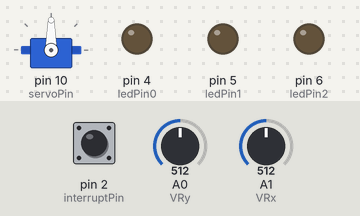
Bench run of a sketch on a simulated Arduino Uno, built with avr-gcc and run on an emulated ATmega328P. On the bench: servo, output pins drawn as LEDs (lit = HIGH). Inputs (shaded band) come from the test bench; at power-on: pin 2 (interruptPin) HIGH, A1 (VRx) = 512, A0 (VRy) = 512.

Above: at 1.2 s.
1.3 s: pin 2 (interruptPin) pulled LOW for 0.15 s
At 2.4 s:
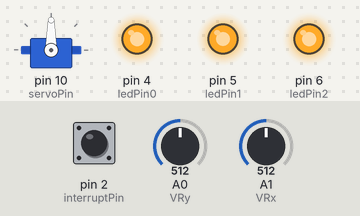
2.9 s: A1 (VRx) set to 716
At 3.7 s:
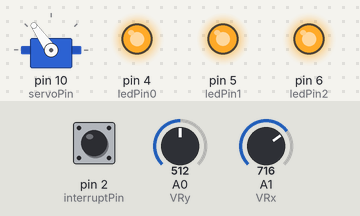
4.4 s: A1 (VRx) set to 900
At 4.8 s:
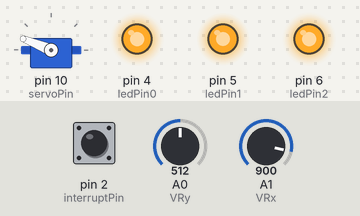
5.9 s: pin 2 (interruptPin) pulled LOW for 1 s
At 8.1 s:
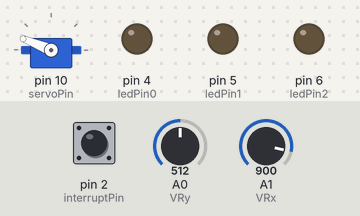
8.4 s: A0 (VRy) set to 716
At 9.1 s:
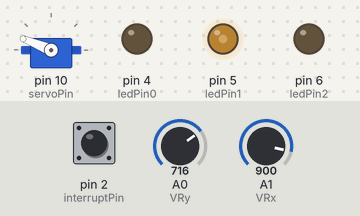
9.9 s: A1 (VRx) set to 1023
At 10.2 s:
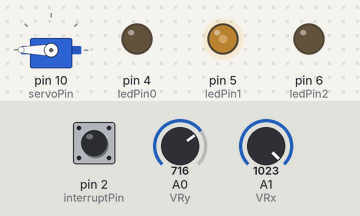
Timing chart, 0 to 12.4 s (numbered marks = the images above; inputs shaded):
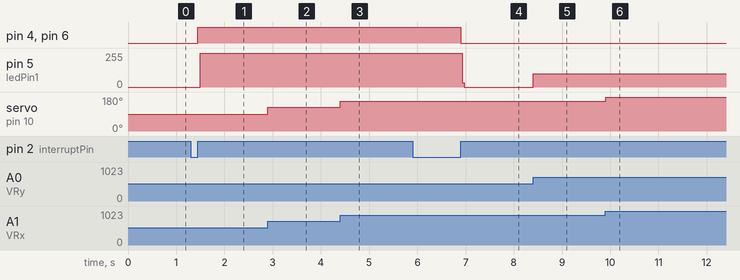

The sketch:

interrupciones_opciona.ino
```cpp
/*
Modificar el programa para que cada vez que se presiona el botón del Joystick se prendan todos los leds y estos queden prendidos. Cuando se presione nuevamente, estos se deben apagar.
*/
#include <Servo.h>
Servo servo1;
const int servoPin = 10;
const byte interruptPin = 2;
volatile byte button = 0;
const int ledPin0 = 4;
const int ledPin1 = 5;
const int ledPin2 = 6;
const int VRy = A0;
const int VRx = A1;
const int SW = 2;
int time_stamp = 0; // Usamos time_stamp para solucionar el problema con las interrupciones

void setup() {
  servo1.attach(servoPin);
  pinMode(ledPin0, OUTPUT);
  pinMode(ledPin1, OUTPUT);
  pinMode(ledPin2, OUTPUT);
  pinMode(interruptPin, INPUT_PULLUP);
  attachInterrupt(digitalPinToInterrupt(interruptPin), click, RISING);
  pinMode(VRx, INPUT);
  pinMode(VRy, INPUT);
  pinMode(SW, INPUT_PULLUP);

}

void loop() {
  int xPosition = analogRead(VRx);
  int yPosition = analogRead(VRy);
  int SW_state = digitalRead(SW);
  int angulo1 = map(xPosition, 0, 1023, 0, 180);
  servo1.write(angulo1);
  int brillo = map(yPosition, 0, 1023, -255, 255);
  analogWrite(ledPin1, abs(brillo));

  if (button) {
    digitalWrite(ledPin0, HIGH);
    digitalWrite(ledPin1, HIGH);
    digitalWrite(ledPin2, HIGH);
  } else{
    digitalWrite(ledPin0, LOW);
    //digitalWrite(ledPin1, LOW); Como se juega con el brillo de este pin, lo dejamos relacionado al estado que tenga
    digitalWrite(ledPin2, LOW);
  }
  if (time_stamp > 0){
    time_stamp = time_stamp - 1;
  }
  delay(2);
}

void click() {
  if(time_stamp == 0){
if (button == 0) {
    button = 1;
    time_stamp = 250;
  } else {
    button = 0;
    time_stamp = 250;
  }
  }
}
```

Measured:
- after the input at 1.3 s, pin 4 (ledPin0), pin 6 (ledPin2): LOW → HIGH after 0.15 s; pin 5 (ledPin1): 0/255 → 254/255 after 0.20 s
- after the input at 2.9 s, servo on pin 10 (servoPin): 90° → 125° at once
- after the input at 4.4 s, servo on pin 10 (servoPin): 125° → 158° at once
- after the input at 5.9 s, pin 4 (ledPin0), pin 6 (ledPin2): HIGH → LOW after 1.0 s; pin 5 (ledPin1): 254/255 → 0/255 after 1.0 s
- after the input at 8.4 s, pin 5 (ledPin1): 0/255 → 101/255 at once
- after the input at 9.9 s, servo on pin 10 (servoPin): 158° → 180° at once
